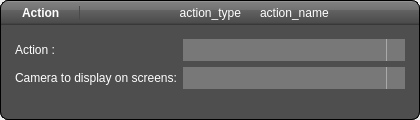
<?xml version="1.0" encoding="UTF-8"?>
<ui version="4.0">
 <class>FormActionTouchscreen</class>
 <widget class="QWidget" name="FormActionTouchscreen">
  <property name="geometry">
   <rect>
    <x>0</x>
    <y>0</y>
    <width>420</width>
    <height>120</height>
   </rect>
  </property>
  <property name="windowTitle">
   <string>Form</string>
  </property>
  <property name="styleSheet">
   <string notr="true">#frameHeader
{
	background: qlineargradient(x1: 0, y1: 0, x2: 0, y2: 1, stop: 0 #a6a6a6, stop: 0.08 #7f7f7f, stop: 0.39999 #717171, stop: 0.4 #626262, stop: 0.9 #4c4c4c, stop: 1 #333333);
	padding: 5px;
	border: 1px solid black;
	border-top-left-radius: 8px;
	border-top-right-radius: 8px;
	border-bottom: none;
}
#FormActionTouchscreen
{
	border: 1px solid black;
	border-radius: 8px;
}
#FormActionTouchscreen QLabel
{
	color: white;
}
#frameHeader #labelTitle
{
	font-weight: bold;
	padding-right: 15px;
	border: 1px solid rgb(75, 75, 75);
	border-top: none;
	border-bottom: none;
	border-left: none;
}
#frameContent
{
	background-color: rgb(78, 78, 78);
	padding: 5px;
	border: 1px solid black;
	border-top: none;
	border-bottom-right-radius: 8px;
	border-bottom-left-radius: 8px;
}
#frameContent .buttonStyled
{
	color: #333;
	border: 2px solid #555;
	border-radius: 11px;
	padding: 5px;
	background: qradialgradient(cx: 0.3, cy: -0.4, fx: 0.3, fy: -0.4, radius: 1.35, stop: 0 #fff, stop: 1 #888);
	min-width: 80px;
}
#frameContent .buttonStyled:hover
{
	background: qradialgradient(cx: 0.3, cy: -0.4, fx: 0.3, fy: -0.4, radius: 1.35, stop: 0 #fff, stop: 1 #bbb);
}
#frameContent .buttonStyled:pressed
{
	background: qradialgradient(cx: 0.4, cy: -0.1, fx: 0.4, fy: -0.1, radius: 1.35, stop: 0 #fff, stop: 1 #ddd);
}
#frameContent QComboBox
{
	border: none;
	background: rgb(120, 120, 120);
	padding: 3px;
}
#frameContent QComboBox:hover
{
	background: rgb(170, 170, 170);
}
#frameContent QComboBox::drop-down
{
	border: none;

	subcontrol-origin: padding;
    subcontrol-position: top right;
    width: 18px;

    border-left-width: 1px;
    border-left-color: darkgray;
    border-left-style: solid;
    border-top-right-radius: 3px;
    border-bottom-right-radius: 3px;
}
#frameContent QComboBox::down-arrow
{
	image: url(:/img/1downarrow.png);
}</string>
  </property>
  <layout class="QVBoxLayout" name="verticalLayout_2">
   <property name="spacing">
    <number>0</number>
   </property>
   <property name="leftMargin">
    <number>0</number>
   </property>
   <property name="topMargin">
    <number>0</number>
   </property>
   <property name="rightMargin">
    <number>0</number>
   </property>
   <property name="bottomMargin">
    <number>0</number>
   </property>
   <item>
    <widget class="QFrame" name="frameHeader">
     <property name="frameShape">
      <enum>QFrame::NoFrame</enum>
     </property>
     <property name="frameShadow">
      <enum>QFrame::Plain</enum>
     </property>
     <layout class="QHBoxLayout" name="horizontalLayout_4">
      <property name="leftMargin">
       <number>0</number>
      </property>
      <property name="topMargin">
       <number>0</number>
      </property>
      <property name="rightMargin">
       <number>0</number>
      </property>
      <property name="bottomMargin">
       <number>0</number>
      </property>
      <item>
       <layout class="QHBoxLayout" name="horizontalLayout">
        <item>
         <widget class="QLabel" name="label_2">
          <property name="sizePolicy">
           <sizepolicy hsizetype="Maximum" vsizetype="Preferred">
            <horstretch>0</horstretch>
            <verstretch>0</verstretch>
           </sizepolicy>
          </property>
          <property name="text">
           <string/>
          </property>
          <property name="pixmap">
           <pixmap resource="resources.qrc">:/img/icon_camera_on.png</pixmap>
          </property>
         </widget>
        </item>
        <item>
         <widget class="QLabel" name="labelTitle">
          <property name="sizePolicy">
           <sizepolicy hsizetype="Maximum" vsizetype="Preferred">
            <horstretch>0</horstretch>
            <verstretch>0</verstretch>
           </sizepolicy>
          </property>
          <property name="text">
           <string>Action</string>
          </property>
         </widget>
        </item>
        <item>
         <widget class="QLabel" name="labelRuleType">
          <property name="text">
           <string>action_type</string>
          </property>
          <property name="alignment">
           <set>Qt::AlignRight|Qt::AlignTrailing|Qt::AlignVCenter</set>
          </property>
         </widget>
        </item>
        <item>
         <widget class="QLabel" name="label">
          <property name="sizePolicy">
           <sizepolicy hsizetype="Maximum" vsizetype="Preferred">
            <horstretch>0</horstretch>
            <verstretch>0</verstretch>
           </sizepolicy>
          </property>
          <property name="pixmap">
           <pixmap resource="resources.qrc">:/img/1rightarrow.png</pixmap>
          </property>
         </widget>
        </item>
        <item>
         <widget class="QLabel" name="labelRuleName">
          <property name="text">
           <string>action_name</string>
          </property>
         </widget>
        </item>
       </layout>
      </item>
     </layout>
    </widget>
   </item>
   <item>
    <widget class="QFrame" name="frameContent">
     <property name="sizePolicy">
      <sizepolicy hsizetype="Preferred" vsizetype="MinimumExpanding">
       <horstretch>0</horstretch>
       <verstretch>0</verstretch>
      </sizepolicy>
     </property>
     <property name="frameShape">
      <enum>QFrame::StyledPanel</enum>
     </property>
     <property name="frameShadow">
      <enum>QFrame::Raised</enum>
     </property>
     <layout class="QHBoxLayout" name="horizontalLayout_2">
      <item>
       <layout class="QFormLayout" name="formLayout">
        <item row="0" column="0">
         <widget class="QLabel" name="label_3">
          <property name="text">
           <string>Action :</string>
          </property>
         </widget>
        </item>
        <item row="0" column="1">
         <widget class="QComboBox" name="comboBoxAction">
          <property name="sizePolicy">
           <sizepolicy hsizetype="MinimumExpanding" vsizetype="Fixed">
            <horstretch>0</horstretch>
            <verstretch>0</verstretch>
           </sizepolicy>
          </property>
         </widget>
        </item>
        <item row="1" column="1">
         <widget class="QComboBox" name="comboBoxCamera">
          <property name="sizePolicy">
           <sizepolicy hsizetype="MinimumExpanding" vsizetype="Fixed">
            <horstretch>0</horstretch>
            <verstretch>0</verstretch>
           </sizepolicy>
          </property>
         </widget>
        </item>
        <item row="1" column="0">
         <widget class="QLabel" name="label_4">
          <property name="text">
           <string>Camera to display on screens:</string>
          </property>
         </widget>
        </item>
       </layout>
      </item>
     </layout>
    </widget>
   </item>
  </layout>
 </widget>
 <resources>
  <include location="resources.qrc"/>
 </resources>
 <connections/>
</ui>
